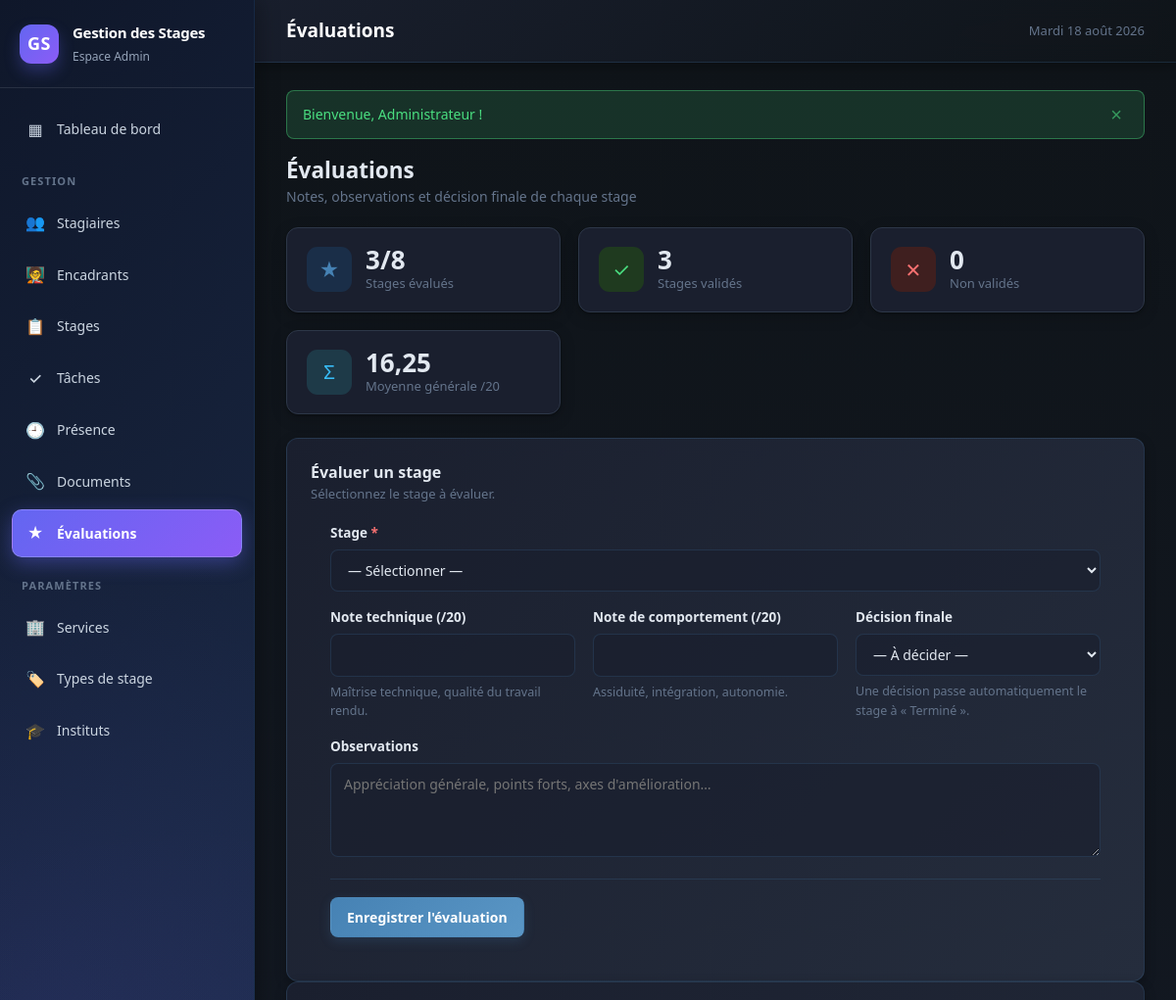
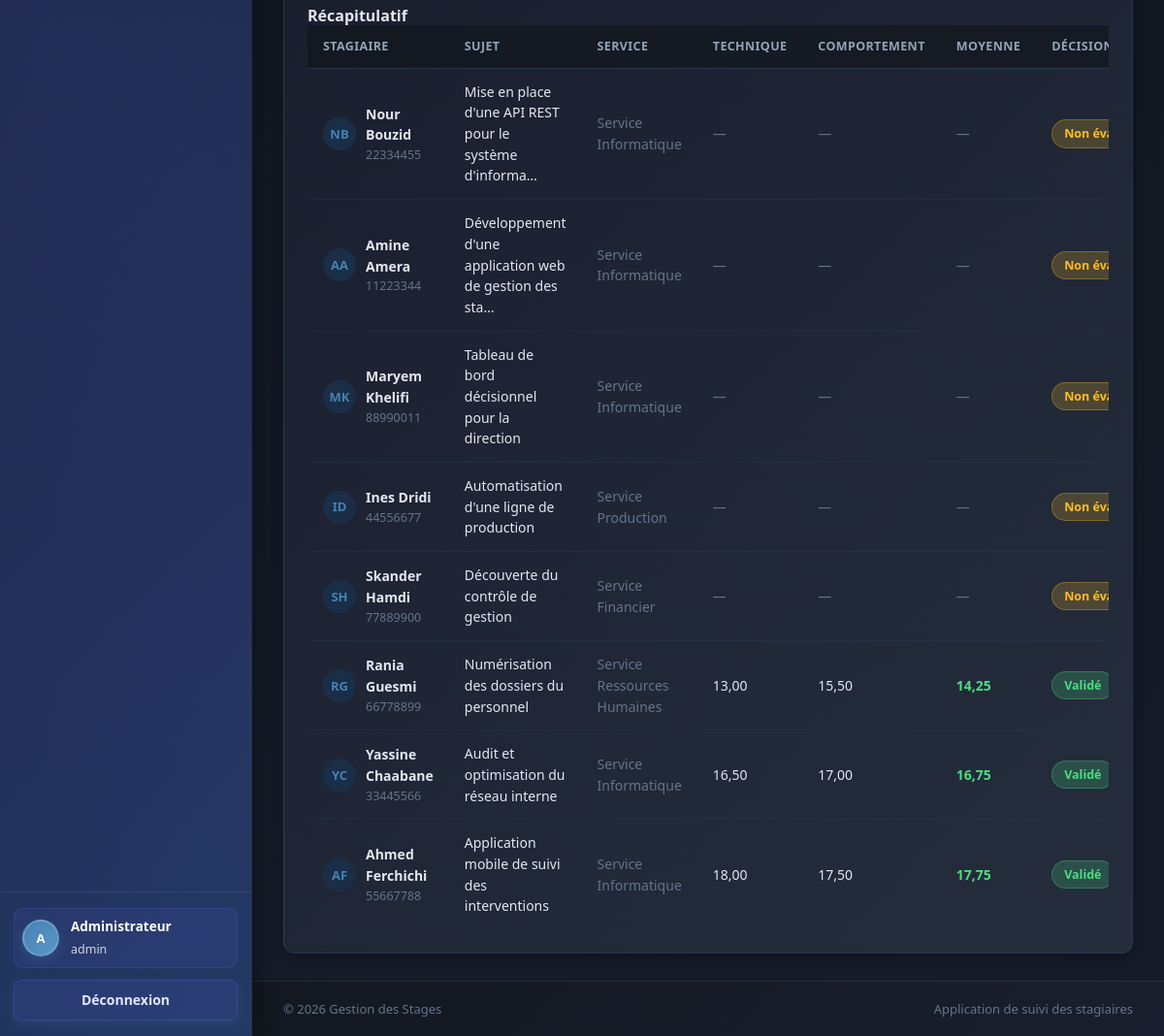
Page /evaluations.php (signed in) on the committed database (2 pictures, top to bottom).
### tables this page shows
CREATE TABLE stage (
    id_stage     INT AUTO_INCREMENT PRIMARY KEY,
    id_stagiaire INT NOT NULL,
    id_service   INT DEFAULT NULL,
    id_encadrant INT DEFAULT NULL,
    id_type      INT DEFAULT NULL,
    sujet        VARCHAR(255) NOT NULL,
    description  TEXT DEFAULT NULL,
    date_debut   DATE NOT NULL,
    date_fin     DATE NOT NULL,
    type_stage   VARCHAR(50) DEFAULT NULL,
    statut       VARCHAR(30) NOT NULL DEFAULT 'En cours',
    CONSTRAINT fk_stage_stagiaire FOREIGN KEY (id_stagiaire)
        REFERENCES stagiaire (id_stagiaire) ON DELETE CASCADE,
    CONSTRAINT fk_stage_service FOREIGN KEY (id_service)
        REFERENCES service (id_service) ON DELETE SET NULL,
    CONSTRAINT fk_stage_encadrant FOREIGN KEY (id_encadrant)
        REFERENCES encadrant (id_encadrant) ON DELETE SET NULL,
    CONSTRAINT fk_stage_type FOREIGN KEY (id_type)
        REFERENCES type_stage (id_type) ON DELETE SET NULL,
    CONSTRAINT ck_stage_dates CHECK (date_fin >= date_debut),
    INDEX idx_stage_statut (statut)
);

CREATE TABLE stagiaire (
    id_stagiaire  INT AUTO_INCREMENT PRIMARY KEY,
    nom           VARCHAR(50)  NOT NULL,
    prenom        VARCHAR(50)  NOT NULL,
    cin           VARCHAR(20)  NOT NULL,
    email         VARCHAR(100) NOT NULL,
    telephone     VARCHAR(20)  DEFAULT NULL,
    etablissement VARCHAR(100) DEFAULT NULL,
    specialite    VARCHAR(100) DEFAULT NULL,
    niveau        VARCHAR(50)  DEFAULT NULL,
    id_institut   INT DEFAULT NULL,
    date_creation DATETIME NOT NULL DEFAULT CURRENT_TIMESTAMP,
    UNIQUE KEY uk_stagiaire_cin (cin),
    UNIQUE KEY uk_stagiaire_email (email),
    CONSTRAINT fk_stagiaire_institut FOREIGN KEY (id_institut)
        REFERENCES institut (id_institut) ON DELETE SET NULL
);

CREATE TABLE service (
    id_service   INT AUTO_INCREMENT PRIMARY KEY,
    nom_service  VARCHAR(100) NOT NULL,
    description  VARCHAR(255) DEFAULT NULL,
    UNIQUE KEY uk_service_nom (nom_service)
);

CREATE TABLE evaluation (
    id_evaluation   INT AUTO_INCREMENT PRIMARY KEY,
    id_stage        INT NOT NULL,
    note_technique  DECIMAL(4,2) DEFAULT NULL,
    note_comportement DECIMAL(4,2) DEFAULT NULL,
    observations    TEXT DEFAULT NULL,
    decision        VARCHAR(20) DEFAULT NULL COMMENT 'Valide | Non valide',
    date_evaluation DATETIME NOT NULL DEFAULT CURRENT_TIMESTAMP,
    id_encadrant    INT DEFAULT NULL,
    UNIQUE KEY uk_evaluation_stage (id_stage),
    CONSTRAINT fk_evaluation_stage FOREIGN KEY (id_stage)
        REFERENCES stage (id_stage) ON DELETE CASCADE,
    CONSTRAINT fk_evaluation_encadrant FOREIGN KEY (id_encadrant)
        REFERENCES encadrant (id_encadrant) ON DELETE SET NULL,
    CONSTRAINT ck_note_tech CHECK (note_technique IS NULL OR (note_technique >= 0 AND note_technique <= 20)),
    CONSTRAINT ck_note_comp CHECK (note_comportement IS NULL OR (note_comportement >= 0 AND note_comportement <= 20))
);

### includes/auth.php (called while the page is built, shortened)
<?php
require_once __DIR__ . '/functions.php';
function role(): ?string
{
    return $_SESSION['user']['role'] ?? null;
}
function estAdmin(): bool
{
    return role() === 'admin';
}
function estEncadrant(): bool
{
    return role() === 'encadrant';
}
function estStagiaire(): bool
{
    return role() === 'stagiaire';
}
function filtreStagesParRole(array &$params): string
{
    return '';
}

### includes/db.php (called while the page is built, shortened)
<?php
function db(): PDO
{
    static $pdo = null;
    if ($pdo === null) {
        $dsn = sprintf('mysql:host=%s;dbname=%s;charset=%s', DB_HOST, DB_NAME, DB_CHARSET);
        try {
            $pdo = new PDO($dsn, DB_USER, DB_PASS, [
                PDO::ATTR_ERRMODE            => PDO::ERRMODE_EXCEPTION,
                PDO::ATTR_DEFAULT_FETCH_MODE => PDO::FETCH_ASSOC,
                PDO::ATTR_EMULATE_PREPARES   => false,
                PDO::MYSQL_ATTR_INIT_COMMAND => 'SET NAMES ' . DB_CHARSET . " COLLATE utf8mb4_unicode_ci",
            ]);
        } catch (PDOException $e) {
            http_response_code(500);
            exit(
                '<div style="font-family:system-ui;max-width:640px;margin:80px auto;padding:24px;'
                . 'border:1px solid #fecaca;background:#fef2f2;border-radius:12px;color:#991b1b">'
                . '<h2 style="margin:0 0 8px">Connexion à la base de données impossible</h2>'
                . '<p style="margin:0 0 12px">' . htmlspecialchars($e->getMessage()) . '</p>'
                . '<p style="margin:0;font-size:14px">Vérifiez que MySQL est démarré et que la base '
                . '<code>' . DB_NAME . '</code> a bien été importée (database/schema.sql).</p></div>'
            );
        }
    }
    return $pdo;
}
function query(string $sql, array $params = []): PDOStatement
{
    $stmt = db()->prepare($sql);
    $stmt->execute($params);
    return $stmt;
}
function fetchAll(string $sql, array $params = []): array
{
    return query($sql, $params)->fetchAll();
}

### includes/functions.php (called while the page is built, shortened)
<?php
require_once __DIR__ . '/db.php';
function e($value): string
{
    return htmlspecialchars((string) $value, ENT_QUOTES | ENT_SUBSTITUTE, 'UTF-8');
}
function initials(string $nom, string $prenom = ''): string
{
    return strtoupper(mb_substr($prenom ?: $nom, 0, 1) . mb_substr($prenom ? $nom : '', 0, 1));
}

### public/evaluations.php (the view, shortened to what this page needs)
<?php
require_once __DIR__ . '/../includes/auth.php';
$params = [];
$sql = "SELECT s.id_stage, s.sujet, s.statut, s.date_fin,
               st.nom, st.prenom, st.cin,
               sv.nom_service,
               ev.note_technique, ev.note_comportement, ev.observations,
               ev.decision, ev.date_evaluation
        FROM stage s
        JOIN stagiaire st    ON st.id_stagiaire = s.id_stagiaire
        LEFT JOIN service sv ON sv.id_service   = s.id_service
        LEFT JOIN evaluation ev ON ev.id_stage  = s.id_stage
        WHERE 1=1";
$sql .= filtreStagesParRole($params);
$sql .= ' ORDER BY (ev.id_evaluation IS NULL) DESC, s.date_fin DESC';
$lignes = fetchAll($sql, $params);
$stageForm = null;
$p2 = [];
$stagesDispo = fetchAll(
    'SELECT s.id_stage, s.sujet, st.nom, st.prenom
     FROM stage s JOIN stagiaire st ON st.id_stagiaire = s.id_stagiaire
     WHERE 1=1 ' . filtreStagesParRole($p2) . ' ORDER BY st.nom',
    $p2
);
$evalues = array_filter($lignes, fn($l) => $l['date_evaluation'] !== null);
$valides = array_filter($evalues, fn($l) => $l['decision'] === 'Validé');
$moyennes = array_map(
    fn($l) => ((float) $l['note_technique'] + (float) $l['note_comportement']) / 2,
    array_filter($evalues, fn($l) => $l['note_technique'] !== null && $l['note_comportement'] !== null)
);
$moyenneGenerale = $moyennes ? round(array_sum($moyennes) / count($moyennes), 2) : null;
require_once __DIR__ . '/../includes/header.php';
?>
<div class="page-head">
    <div>
        <h2 class="mb-0">Évaluations</h2>
        <p>Notes, observations et décision finale de chaque stage</p>
    </div>
</div>
<div class="stats">
    <div class="stat">
        <div class="stat__icon">★</div>
        <div>
            <div class="stat__value"><?= count($evalues) ?>/<?= count($lignes) ?></div>
            <div class="stat__label">Stages évalués</div>
        </div>
    </div>
    <div class="stat">
        <div class="stat__icon stat__icon--success">✓</div>
        <div>
            <div class="stat__value"><?= count($valides) ?></div>
            <div class="stat__label">Stages validés</div>
        </div>
    </div>
    <div class="stat">
        <div class="stat__icon stat__icon--danger">✕</div>
        <div>
            <div class="stat__value"><?= count($evalues) - count($valides) ?></div>
            <div class="stat__label">Non validés</div>
        </div>
    </div>
    <div class="stat">
        <div class="stat__icon stat__icon--info">Σ</div>
        <div>
            <div class="stat__value"><?= $moyenneGenerale !== null ? number_format($moyenneGenerale, 2, ',', '') : '—' ?></div>
            <div class="stat__label">Moyenne générale /20</div>
        </div>
    </div>
</div>
<?php if ((estAdmin() || estEncadrant()) && $stagesDispo): ?>
<section class="card">
    <div class="card__head">
        <div>
            <h3><?= !empty($evalCourante) ? 'Modifier l\'évaluation' : 'Évaluer un stage' ?></h3>
            <p>
                <?php if ($stageForm): ?>
                    <?= e($stageForm['prenom'] . ' ' . $stageForm['nom']) ?> — <?= e($stageForm['sujet']) ?>
                <?php else: ?>
                    Sélectionnez le stage à évaluer.
                <?php endif; ?>
            </p>
        </div>
    </div>
    <div class="card__body">
        <form method="post">
            <div class="form-grid">
                <div class="field field--full">
                    <label for="id_stage">Stage <span class="req">*</span></label>
                    <select class="select" id="id_stage" name="id_stage" required>
                        <option value="">— Sélectionner —</option>
                    </select>
                </div>
                <div class="field">
                    <label for="note_technique">Note technique (/20)</label>
                    <input class="input" type="number" id="note_technique" name="note_technique"
                           min="0" max="20" step="0.25"
                           value="<?= e($evalCourante['note_technique'] ?? '') ?>">
                    <span class="hint">Maîtrise technique, qualité du travail rendu.</span>
                </div>
                <div class="field">
                    <label for="note_comportement">Note de comportement (/20)</label>
                    <input class="input" type="number" id="note_comportement" name="note_comportement"
                           min="0" max="20" step="0.25"
                           value="<?= e($evalCourante['note_comportement'] ?? '') ?>">
                    <span class="hint">Assiduité, intégration, autonomie.</span>
                </div>
                <div class="field">
                    <label for="decision">Décision finale</label>
                    <select class="select" id="decision" name="decision">
                        <option value="">— À décider —</option>
                    </select>
                    <span class="hint">Une décision passe automatiquement le stage à « Terminé ».</span>
                </div>
                <div class="field field--full">
                    <label for="observations">Observations</label>
                    <textarea class="textarea" id="observations" name="observations"
                              placeholder="Appréciation générale, points forts, axes d'amélioration…"><?= e($evalCourante['observations'] ?? '') ?></textarea>
                </div>
            </div>
            <div class="form-actions">
                <button class="btn" type="submit">Enregistrer l'évaluation</button>
            </div>
        </form>
    </div>
</section>
<?php endif; ?>
<section class="card">
    <div class="card__head"><h3>Récapitulatif</h3></div>
    <div class="card__body card__body--flush">
        <?php if (!$lignes): ?>
            <div class="empty">
                <span class="empty__icon">★</span>
                <p>Aucun stage à évaluer.</p>
            </div>
        <?php else: ?>
            <div class="table-wrap">
                <table class="table">
                    <thead>
                    <tr>
                        <th>Stagiaire</th>
                        <th>Sujet</th>
                        <th>Service</th>
                        <th>Technique</th>
                        <th>Comportement</th>
                        <th>Moyenne</th>
                        <th>Décision</th>
                    </tr>
                    </thead>
                    <tbody>
                    <?php foreach ($lignes as $l):
                        $nt = $l['note_technique'] !== null ? (float) $l['note_technique'] : null;
                        $nc = $l['note_comportement'] !== null ? (float) $l['note_comportement'] : null;
                        $moy = ($nt !== null && $nc !== null) ? ($nt + $nc) / 2 : null;
                    ?>
                        <tr>
                            <td>
                                <div class="person">
                                    <span class="person__avatar"><?= e(initials($l['nom'], $l['prenom'])) ?></span>
                                    <div>
                                        <div class="person__name"><?= e($l['prenom'] . ' ' . $l['nom']) ?></div>
                                        <div class="person__sub"><?= e($l['cin']) ?></div>
                                    </div>
                                </div>
                            </td>
                            <td style="max-width:220px"><?= e(mb_strimwidth($l['sujet'], 0, 55, '…')) ?></td>
                            <td class="muted"><?= e($l['nom_service'] ?: '—') ?></td>
                            <td><?= $nt !== null ? number_format($nt, 2, ',', '') : '<span class="muted">—</span>' ?></td>
                            <td><?= $nc !== null ? number_format($nc, 2, ',', '') : '<span class="muted">—</span>' ?></td>
                            <td>
                                <?php if ($moy !== null): ?>
                                    <strong style="color:<?= $moy >= 10 ? 'var(--success)' : 'var(--danger)' ?>">
                                        <?= number_format($moy, 2, ',', '') ?>
                                    </strong>
                                <?php else: ?>
                                    <span class="muted">—</span>
                                <?php endif; ?>
                            </td>
                            <td>
                                <?php if ($l['decision'] === 'Validé'): ?>
                                    <span class="badge badge--success">Validé</span>
                                <?php elseif ($l['decision'] === 'Non validé'): ?>
                                    <span class="badge badge--danger">Non validé</span>
                                <?php else: ?>
                                    <span class="badge badge--warning">Non évalué</span>
                                <?php endif; ?>
                            </td>
                        </tr>
                    <?php endforeach; ?>
                    </tbody>
                </table>
            </div>
        <?php endif; ?>
    </div>
</section>
<?php require_once __DIR__ . '/../includes/footer.php'; ?>

### rows in the picture
stage: id_stagiaire.prenom "NB", id_stagiaire.nom "Nour Bouzid", id_stagiaire.cin "22334455", sujet "Mise en place d'une API REST pour le système d'informa…", id_service.nom_service "Service Informatique", shows "Non…"
stage: id_stagiaire.prenom "AA", id_stagiaire.nom "Amine Amera", id_stagiaire.cin "11223344", sujet "Développement d'une application web de gestion des sta…", id_service.nom_service "Service Informatique", shows "Non…"
stage: id_stagiaire.prenom "MK", id_stagiaire.nom "Maryem Khelifi", id_stagiaire.cin "88990011", sujet "Tableau de bord décisionnel pour la direction", id_service.nom_service "Service Informatique", shows "Non…"
stage: id_stagiaire.prenom "ID", id_stagiaire.nom "Ines Dridi", id_stagiaire.cin "44556677", sujet "Automatisation d'une ligne de production", id_service.nom_service "Service Production", shows "Non…"
stage: id_stagiaire.prenom "SH", id_stagiaire.nom "Skander Hamdi", id_stagiaire.cin "77889900", sujet "Découverte du contrôle de gestion", id_service.nom_service "Service Financier", shows "Non…"
stage: id_stagiaire.prenom "RG", id_stagiaire.nom "Rania Guesmi", id_stagiaire.cin "66778899", sujet "Numérisation des dossiers du personnel", id_service.nom_service "Service Ressources Humaines", evaluation.note_technique "13,00", evaluation.note_comportement "15,50", evaluation.note_technique+note_comportement "14,25", shows "Validé"
stage: id_stagiaire.prenom "YC", id_stagiaire.nom "Yassine Chaabane", id_stagiaire.cin "33445566", sujet "Audit et optimisation du réseau interne", id_service.nom_service "Service Informatique", evaluation.note_technique "16,50", evaluation.note_comportement "17,00", evaluation.note_technique+note_comportement "16,75", shows "Validé"
stage: id_stagiaire.prenom "AF", id_stagiaire.nom "Ahmed Ferchichi", id_stagiaire.cin "55667788", sujet "Application mobile de suivi des interventions", id_service.nom_service "Service Informatique", evaluation.note_technique "18,00", evaluation.note_comportement "17,50", evaluation.note_technique+note_comportement "17,75", shows "Validé"

### other values in the picture
$u['role'] "Admin"
mb_substr($u['nom_complet'], 0, 1) "A"
$u['nom_complet'] "Administrateur"
$u['login'] "admin"
$pageTitle "Évaluations"
strftime_fr() "Mardi 18 août 2026"
$f['message'] "Bienvenue, Administrateur !"
count($evalues) "3"
count($lignes) "8"
count($valides) "3"
count($evalues) - count($valides) "0"
$moyenneGenerale "16,25"
APP_NAME "Gestion des Stages"
